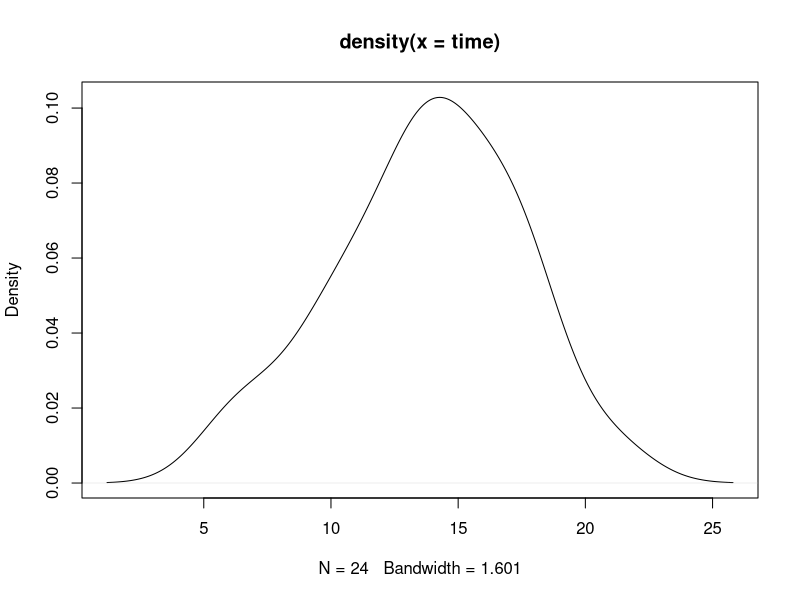

R code for this plot:
## ---- chunk 1
time = c(14,18,11,13,18,17,21,9,16,17,14,15,         12,12,14,13,6,18,14,16,10,7,15,10)
group=c(rep(1:2, each=12))
sleep = data.frame(time, group)
require(boot)
diff = function(d1,i){
  d = d1; 
  d$group <- d$group[i]; # randomly re-assign groups
  Mean= tapply(X=d$time, INDEX=d$group, mean)
  Diff = Mean[1]-Mean[2]
  Diff
}
set.seed(1234)
b4 = boot(data = sleep, statistic = diff, R = 5000)
mean(abs(b4$t) > abs(b4$t0))
sd(abs(b4$t) > abs(b4$t0))

plot(density(time))
